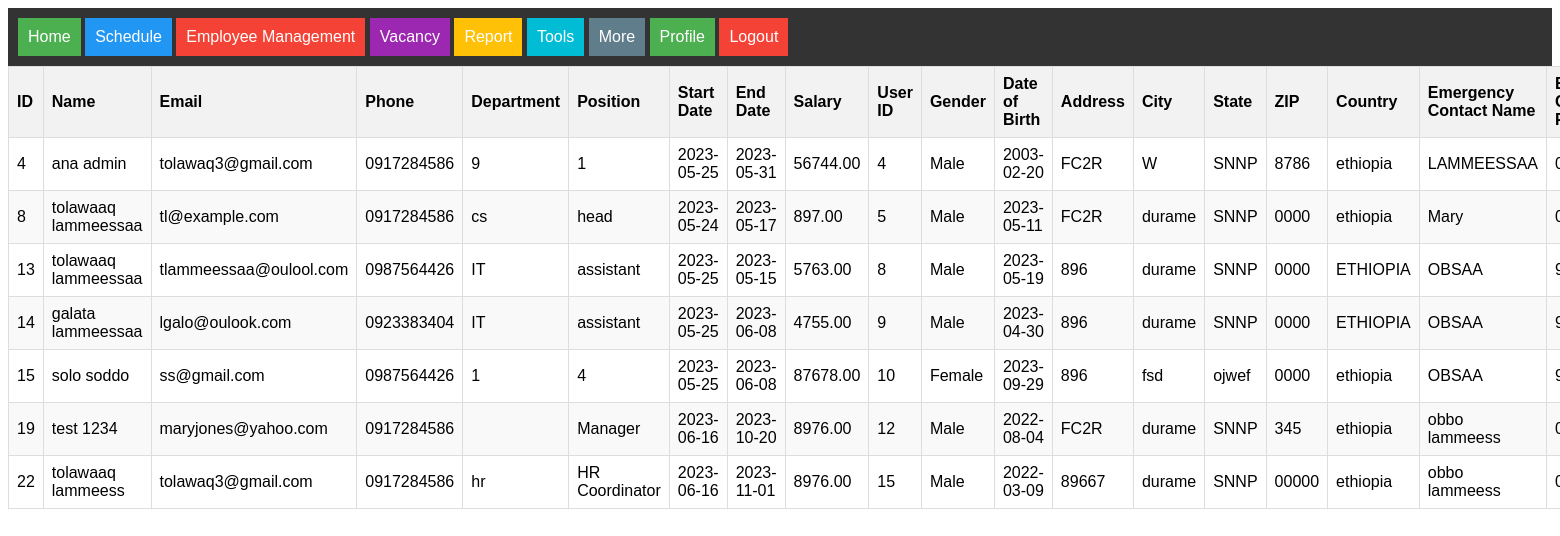
Page /hr/empdetail.php on the committed database.
### tables this page shows
CREATE TABLE `employees` (
  `id` int(11) NOT NULL,
  `name` varchar(100) NOT NULL,
  `email` varchar(100) NOT NULL,
  `phone` varchar(20) NOT NULL,
  `department` varchar(50) NOT NULL,
  `position` varchar(50) NOT NULL,
  `start_date` date NOT NULL,
  `end_date` date NOT NULL,
  `salary` decimal(10,2) NOT NULL,
  `user_id` int(11) NOT NULL,
  `gender` varchar(10) NOT NULL,
  `date_of_birth` date NOT NULL,
  `address` varchar(100) DEFAULT NULL,
  `city` varchar(50) DEFAULT NULL,
  `state` varchar(50) DEFAULT NULL,
  `zip` varchar(10) DEFAULT NULL,
  `country` varchar(50) DEFAULT NULL,
  `emergency_contact_name` varchar(100) DEFAULT NULL,
  `emergency_contact_phone` varchar(20) DEFAULT NULL
);

### hr/empdetail.php (the view, shortened to what this page needs)
<!DOCTYPE html>
<html>
<head>
</head>
<body>
<?php
$host = "localhost";
$username = "root";
$password = "";
$database = "hrms";
$conn = mysqli_connect($host, $username, $password, $database);
$query = "SELECT * FROM employees";
$result = mysqli_query($conn, $query);
echo '<table>
        <thead>
            <tr>
                <th>ID</th>
                <th>Name</th>
                <th>Email</th>
                <th>Phone</th>
                <th>Department</th>
                <th>Position</th>
                <th>Start Date</th>
                <th>End Date</th>
                <th>Salary</th>
                <th>User ID</th>
                <th>Gender</th>
                <th>Date of Birth</th>
                <th>Address</th>
                <th>City</th>
                <th>State</th>
                <th>ZIP</th>
                <th>Country</th>
                <th>Emergency Contact Name</th>
                <th>Emergency Contact Phone</th>
            </tr>
        </thead>
        <tbody>';
while ($row = mysqli_fetch_assoc($result)) {
    echo '<tr>
            <td>' . $row['id'] . '</td>
            <td>' . $row['name'] . '</td>
            <td>' . $row['email'] . '</td>
            <td>' . $row['phone'] . '</td>
            <td>' . $row['department'] . '</td>
            <td>' . $row['position'] . '</td>
            <td>' . $row['start_date'] . '</td>
            <td>' . $row['end_date'] . '</td>
            <td>' . $row['salary'] . '</td>
            <td>' . $row['user_id'] . '</td>
            <td>' . $row['gender'] . '</td>
            <td>' . $row['date_of_birth'] . '</td>
            <td>' . $row['address'] . '</td>
            <td>' . $row['city'] . '</td>
            <td>' . $row['state'] . '</td>
            <td>' . $row['zip'] . '</td>
            <td>' . $row['country'] . '</td>
            <td>' . $row['emergency_contact_name'] . '</td>
            <td>' . $row['emergency_contact_phone'] . '</td>
        </tr>';
}
echo '</tbody>
    </table>';
?>
</body>
</html>

### hr/css/header.css (style rules this page uses)
header { background-color: #333; color: #fff; padding: 10px; }
nav ul { list-style: none; margin: 0; padding: 0; }
nav ul li { display: inline-block; position: relative; }
nav ul li a { display: block; padding: 10px; color: #fff; text-decoration: none; }
#home a { background-color: #4CAF50; }
#schedule a { background-color: #2196F3; }
#emp-management a { background-color: #f44336; }
#vacancy a { background-color: #9C27B0; }
#report a { background-color: #FFC107; }
#tools a { background-color: #00BCD4; }
#more a { background-color: #607D8B; }
#profile a { background-color: #4CAF50; }
#logout a { background-color: #f44336; }

### hr/empdetail.php (style rules this page uses)
body { font-family: Arial, sans-serif; }
table { width: 100%; border-collapse: collapse; margin-bottom: 20px; }
th, td { border: 1px solid #ddd; padding: 8px; }
th { background-color: #f2f2f2; font-weight: bold; text-align: left; }
tr:nth-child(even) { background-color: #f9f9f9; }

### rows in the picture
employees: id "4", name "ana admin", email "tolawaq3@gmail.com", phone "0917284586", department "9", position "1", start_date "2023-05-25", end_date "2023-05-31", salary "56744.00", user "4", gender "Male", date_of_birth "2003-02-20", address "FC2R", city "W", state "SNNP", zip "8786", country "ethiopia", emergency_contact_name "LAMMEESSAA"
employees: id "8", name "tolawaaq lammeessaa", email "tl@example.com", phone "0917284586", department "cs", position "head", start_date "2023-05-24", end_date "2023-05-17", salary "897.00", user "5", gender "Male", date_of_birth "2023-05-11", address "FC2R", city "durame", state "SNNP", zip "0000", country "ethiopia", emergency_contact_name "Mary"
employees: id "13", name "tolawaaq lammeessaa", email "tlammeessaa@oulool.com", phone "0987564426", department "IT", position "assistant", start_date "2023-05-25", end_date "2023-05-15", salary "5763.00", user "8", gender "Male", date_of_birth "2023-05-19", address "896", city "durame", state "SNNP", zip "0000", country "ETHIOPIA", emergency_contact_name "OBSAA"
employees: id "14", name "galata lammeessaa", email "lgalo@oulook.com", phone "0923383404", department "IT", position "assistant", start_date "2023-05-25", end_date "2023-06-08", salary "4755.00", user "9", gender "Male", date_of_birth "2023-04-30", address "896", city "durame", state "SNNP", zip "0000", country "ETHIOPIA", emergency_contact_name "OBSAA"
employees: id "15", name "solo soddo", email "ss@gmail.com", phone "0987564426", department "1", position "4", start_date "2023-05-25", end_date "2023-06-08", salary "87678.00", user "10", gender "Female", date_of_birth "2023-09-29", address "896", city "fsd", state "ojwef", zip "0000", country "ethiopia", emergency_contact_name "OBSAA"
employees: id "19", name "test 1234", email "maryjones@yahoo.com", phone "0917284586", position "Manager", start_date "2023-06-16", end_date "2023-10-20", salary "8976.00", user "12", gender "Male", date_of_birth "2022-08-04", address "FC2R", city "durame", state "SNNP", zip "345", country "ethiopia", emergency_contact_name "obbo lammeess"
employees: id "22", name "tolawaaq lammeess", email "tolawaq3@gmail.com", phone "0917284586", department "hr", position "HR Coordinator", start_date "2023-06-16", end_date "2023-11-01", salary "8976.00", user "15", gender "Male", date_of_birth "2022-03-09", address "89667", city "durame", state "SNNP", zip "00000", country "ethiopia", emergency_contact_name "obbo lammeess"
